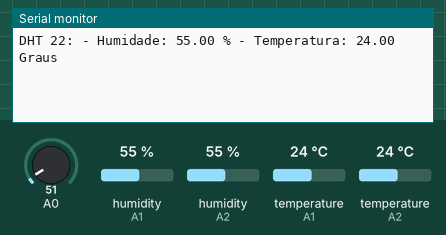
This sketch was run on a simulated Arduino Uno, built with avr-gcc and run on an emulated ATmega328P. On the bench: the last lines printed to the serial monitor. Inputs (shaded band) come from the test bench; at power-on: humidity (sensors on A1, A2) 55 %, A0 = 51, temperature (sensors on A1, A2) 24 °C.

Above: at 1.7 s.
1.8 s: humidity (sensor on A1) set to 22 %
At 6.0 s:
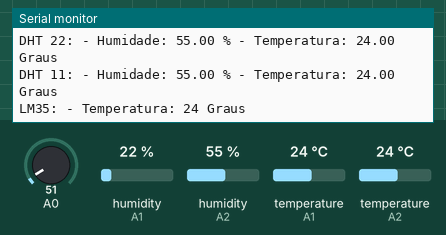
12.0 s: humidity (sensor on A2) set to 22 %
At 13.3 s:
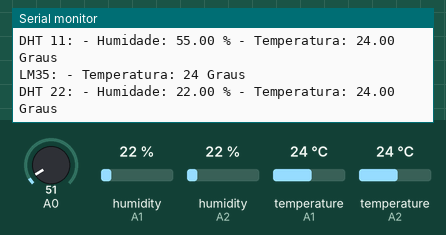
18.7 s: A0 set to 61
At 18.7 s:
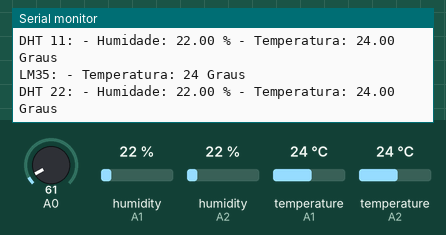
25.4 s: temperature (sensor on A1) set to 12 °C
At 27.6 s:
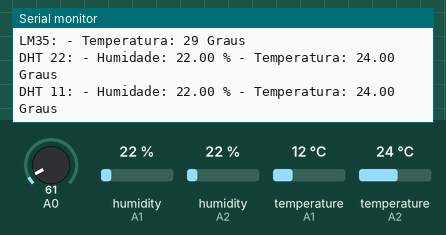
32.1 s: temperature (sensor on A2) set to 12 °C
At 33.4 s:
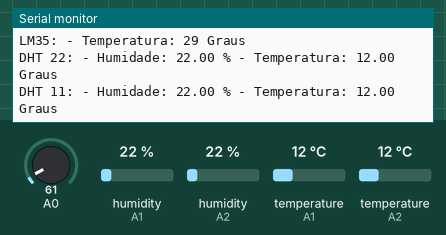
38.8 s: A0 set to 71
At 41.5 s:
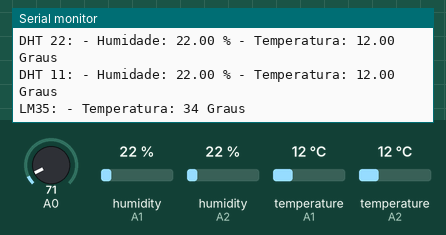
Timing chart, 0 to 43.0 s (numbered marks = the images above; inputs shaded):
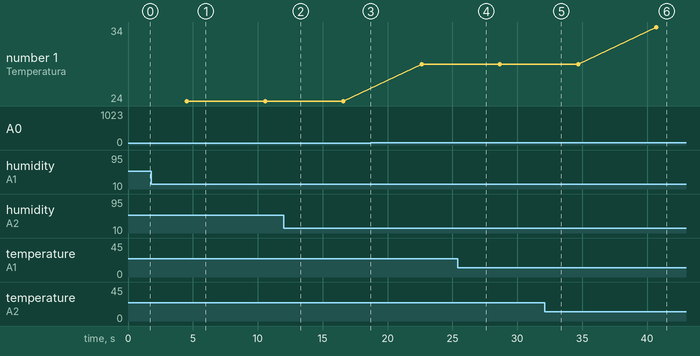

The sketch:

DHT_versus_LM35.ino
```cpp
/*
MEKANUS ROBÓTICA EDUCACIONAL
TESTE DE SENSORES DHT11, DHT22 E LM35
Capta a temperatura dos sensores DHT11, DHT22 e LM35 e exibe o resultado no monitor serial
Para funcionar adequadamente, eh necessario segur o esquema de montagem do projeto
*/

#include "DHT.h"
#define DHT22_PIN A1
#define DHT11_PIN A2
#define DHT22_TYPE DHT22
#define DHT11_TYPE DHT11
DHT dht22(DHT22_PIN, DHT22_TYPE);
DHT dht11(DHT11_PIN, DHT11_TYPE);

void setup() {
  Serial.begin(9600);
  dht22.begin();
  dht11.begin();
  delay(500);
}

void loop() {

  Serial.print("DHT 22: - ");
  float hum22 = dht22.readHumidity();
  Serial.print("Humidade: ");
  Serial.print(hum22);
  Serial.print(" %");
  float temp22 = dht22.readTemperature();
  Serial.print(" - Temperatura: ");
  Serial.print(temp22);
  Serial.println(" Graus");
  delay(2000);

  Serial.print("DHT 11: - ");
  float hum11 = dht11.readHumidity();
  Serial.print("Humidade: ");
  Serial.print(hum11);
  Serial.print(" %");
  float temp11 = dht11.readTemperature();
  Serial.print(" - Temperatura: ");
  Serial.print(temp11);
  Serial.println(" Graus");
  delay(2000);

  Serial.print("LM35: - ");
  int templm35 = (analogRead(A0) * 0.00488 * 100);
  Serial.print("Temperatura: ");
  Serial.print(templm35);
  Serial.println(" Graus");
  delay(2000);

}
```

Measured:
- after the input at 32.1 s, the serial monitor: prints a new line after 0.56 s (image 5)
- after the input at 38.8 s, the serial monitor: prints a new line after 1.9 s (image 6)
- plotted number 1: 24 → 29 after the input at 18.7 s, 29 → 34 after the input at 38.8 s
